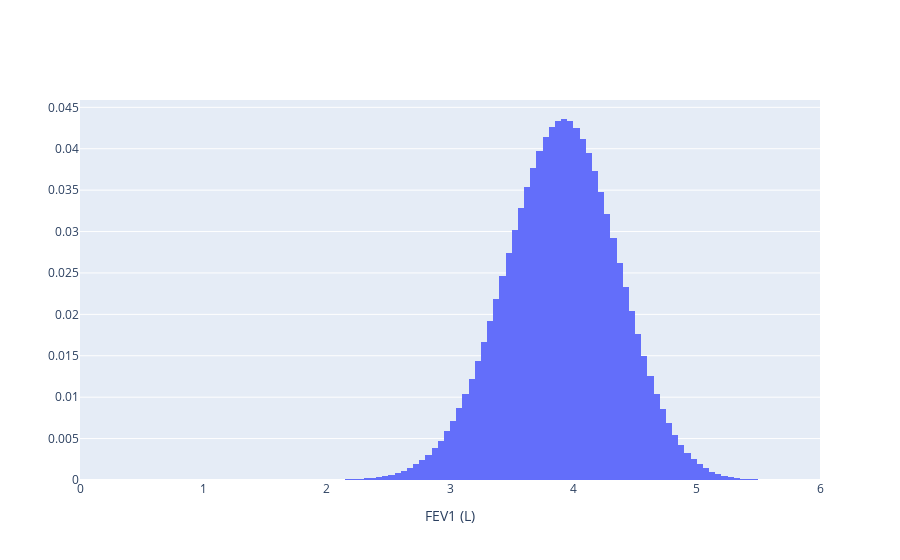

The notebook cell this image was saved under:
### Code cell
fig = go.Figure()
# 0.04 * 0.001 = 0.00004 - include probabilities 1000 times smaller than the max probability
# fig.add_trace(go.Histogram(x=np.repeat(bins, p), histnorm='probability', nbinsx=len(HFEV1.bins)))
# fig.add_trace(go.Histogram(x=np.repeat(HFEV1.bins, (HFEV1.prior[:,0]*1000).astype(int)), histnorm='probability', xbins=dict(
#         start=0,
#         end=6,
#         size=HFEV1.bin_width
#     )))
fig.add_trace(
    go.Histogram(
        x=HFEV1.bins,
        y=HFEV1.prior[:, 0],
        histfunc="sum",  # Use 'sum' to represent pre-counted data
        xbins=dict(start=0, end=6, size=HFEV1.bin_width),
    )
)
# fig.update_layout(bargap=0.01)
fig.update_xaxes(range=[0, 6], title="FEV1 (L)")
fig.show()
